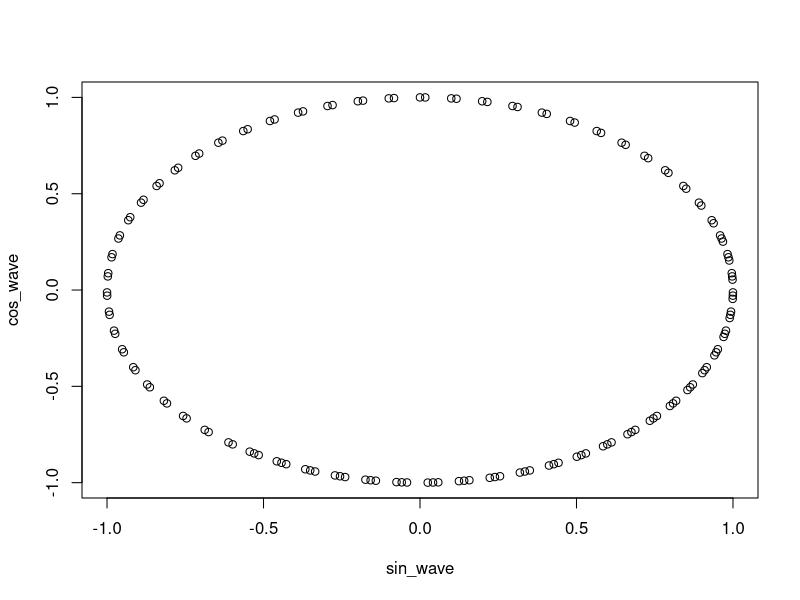

The R script that drew this image:
# Exercise 1: creating and operating on vectors

# Create a vector `names` that contains your name and the names of 2 people 
# next to you. Print the vector.
names <- c("Moses","Robin")


# Use the colon operator : to create a vector `n` of numbers from 10:49
n <- c(10:49)

# Use the `length()` function to get the number of elements in `n`
length(n)

# Add 1 to each element in `n` and print the result
n <- n + 4

# Create a vector `m` that contains the numbers 10 to 1 (in that order). 
# Hint: use the `seq()` function
seq(10:1)
m <- seq(10:1)

# Subtract `m` FROM `n`. Note the recycling!
n - m

# Use the `seq()` function to produce a range of numbers from -5 to 10 in `0.1`
# increments. Store it in a variable `x_range`
x_range <- seq(-5,10,0.1)

# Create a vector `sin_wave` by calling the `sin()` function on each element 
# in `x_range`.
sin_wave <- sin(x_range)

# Create a vector `cos_wave` by calling the `cos()` function on each element 
# in `x_range`.
cos_wave <- cos(x_range)

# Create a vector `wave` by multiplying `sin_wave` and `cos_wave` together, then
# adding `sin_wave` to the product
wave <- sin_wave * cos_wave + sin_wave

# Use the `plot()` function to plot your `wave`!
wave <- plot(sin_wave, cos_wave)
